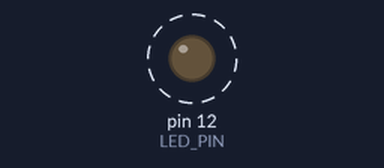
A sketch run on a simulated Arduino Uno, built with avr-gcc and run on an emulated ATmega328P. Parts: output pins drawn as LEDs (lit = HIGH). Dashed ring = blinking.

Above: at 0.5 s.
Timing chart, 0 to 3.0 s (numbered marks = the images above):
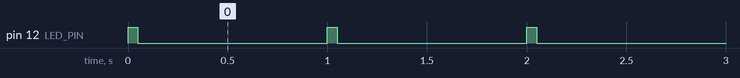

The sketch:

blink.ino
```cpp
// LED details
#define LED_PIN 12
#define LED_ON_DURATION 50
#define LED_OFF_DURATION 1000 - LED_ON_DURATION

// Entry point function
void setup() {
  pinMode(LED_PIN, OUTPUT);
}

// Loop (after setup) function
void loop() {
  // Light on
  digitalWrite(LED_PIN, HIGH);
  delay(LED_ON_DURATION);

  // Light off
  digitalWrite(LED_PIN, LOW);
  delay(LED_OFF_DURATION);
}
```

Measured:
- by itself, pin 12 (LED_PIN): alternates HIGH for 0.05 s and LOW for 0.95 s
